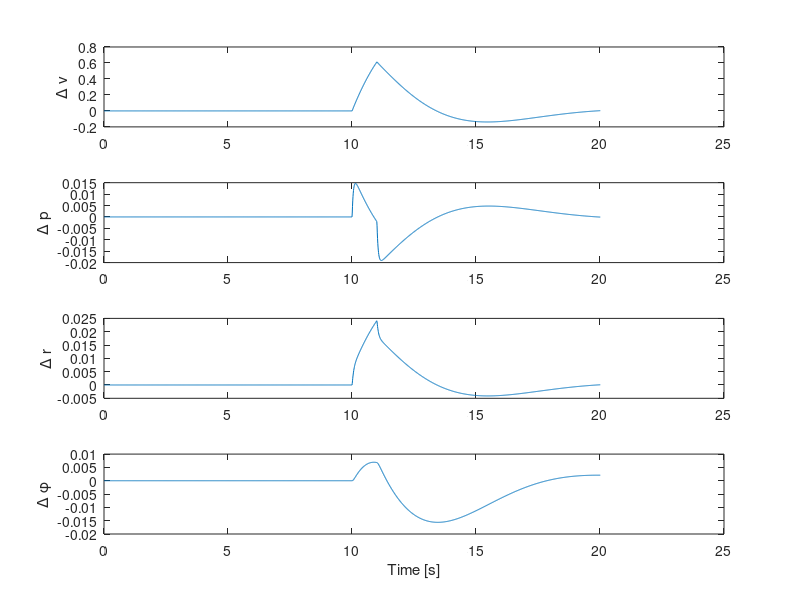

Here is the MATLAB script that generated this plot:
% Simulation of Dynamics
clear all
close all
load('ParamVec0_individual');

A_roll = [Yv Yp -(u0-Yr) 9.8;...
           Lv Lp Lr 0;...
           Nv Np Nr 0 ;...
           0 1 0 0];
       
B_roll = [0 Ydr;...
           Lda Ldr;...
           Nda Ndr;...
           0 0];
       
C = eye(4);
D = zeros(4,2);

sys = ss(A_roll,B_roll,C,D);

t = 0:.01:20.01;
u = [zeros(2,length(t)/2),[zeros(1,100);ones(1,100)],zeros(2,length(t)/2-100)];
% u = zeros(2,length(t));

x0 = [0 0 0 0]';
[y,tOut,x] = lsim(sys,u,t,x0);
x=x'; y=y';

figure
subplot(4,1,1)
plot(tOut,x(1,:))
ylabel('\Delta v');

subplot(4,1,2)
plot(tOut,x(2,:))
ylabel('\Delta p');

subplot(4,1,3)
plot(tOut,x(3,:))
ylabel('\Delta r');

subplot(4,1,4)
plot(tOut,x(4,:))
ylabel('\Delta \phi');
xlabel('Time [s]')

lambda = eig(A_roll);

zeta = sqrt(1/(1+(imag(lambda(3))/real(-lambda(3)))^2 ));

omega = -real(lambda(3))/zeta;

T = 2*pi/(omega*sqrt(1-zeta^2));

%Pitch
%{
A_pitch = [Xu Xw 0 -9.8;...
           Zu Zw u0 0;...
           MuComb MwComb MqComb 0 ;...
           0 0 1 0];
       
B_pitch = [Xde XdT;...
           Zde ZdT;...
           MdeComb MdTComb;...
           0 0];
       
C = eye(4);
D = zeros(4,2);

sys = ss(A_pitch,B_pitch,C,D);

t = 0:.01:10.01;
u = [zeros(2,length(t)/2),[zeros(1,100);ones(1,100)],zeros(2,length(t)/2-100)];
% u = zeros(2,length(t));

x0 = [0 0 0 0]';
[y,tOut,x] = lsim(sys,u,t,x0);
x=x'; y=y';

figure
subplot(4,1,1)
plot(tOut,x(1,:))
ylabel('\Delta u');

subplot(4,1,2)
plot(tOut,x(2,:))
ylabel('\Delta w');

subplot(4,1,3)
plot(tOut,x(3,:))
ylabel('\Delta q');

subplot(4,1,4)
plot(tOut,x(4,:))
ylabel('\Delta \theta');
xlabel('Time [s]')

lambda = eig(A_pitch);

zeta = sqrt(1/(1+(imag(lambda(3))/real(-lambda(3)))^2 ));

omega = -real(lambda(3))/zeta;

T = 2*pi/(omega*sqrt(1-zeta^2));
%}